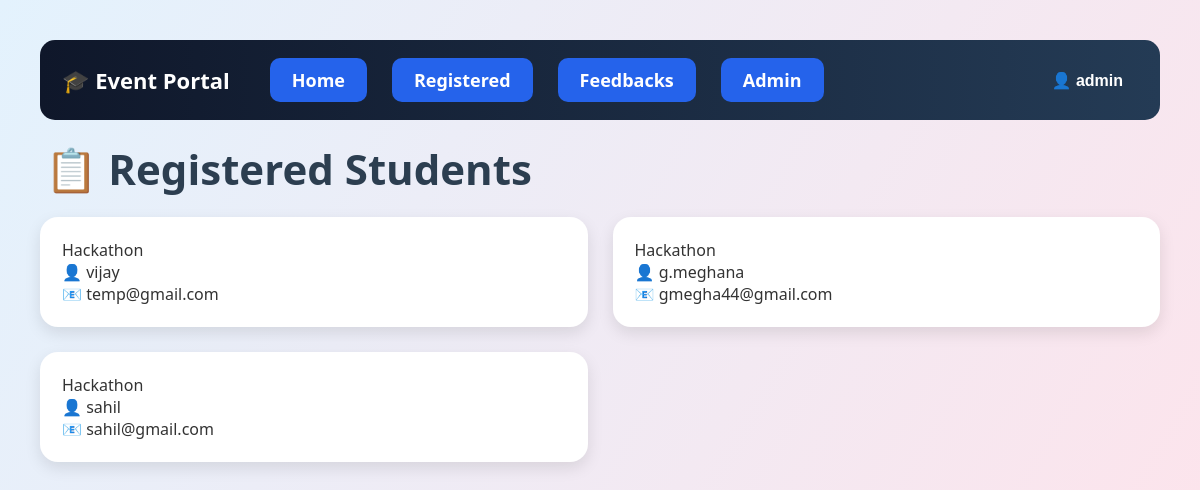
/registered/ (signed in), run on the app's committed database.
### events/models.py (models this page shows, shortened)
class Registration(models.Model):
    student_name = models.CharField(
        max_length=100
    )
    student_email = models.EmailField()
    event = models.ForeignKey(
        Event,
        on_delete=models.CASCADE
    )

class Event(models.Model):
    STATUS_CHOICES = (
        ('Upcoming', 'Upcoming'),
        ('Ongoing', 'Ongoing'),
        ('Completed', 'Completed'),
    )
    name = models.CharField(max_length=100)
    date = models.DateField()
    location = models.CharField(max_length=100)
    description = models.TextField()
    status = models.CharField(
        max_length=20,
        choices=STATUS_CHOICES,
        default='Upcoming'
    )

### events/views.py (the view)
# urls.py: path('registered/', views.registered_list, name='registered'),
@login_required
def registered_list(request):
    if not is_admin(request.user):
        return redirect('home')
    registrations = Registration.objects.all()
    return render(
        request,
        'events/registered.html',
        {
            'registrations': registrations
        }
    )

### events/views.py (called while the page is built)
def is_admin(user):
    if user.is_superuser:
        return True
    return (
        hasattr(user, 'userprofile')
        and user.userprofile.role == 'admin'
    )

### events/templates/events/registered.html (shortened to what this page needs)
{% load static %}
<!doctype html>
<html>
  <head>
    <link rel="stylesheet" href="{% static 'events/style.css' %}" />
  </head>
  <body>
    <div class="navbar">
      <div class="logo">🎓 Event Portal</div>
      <div class="nav-links">
        <a href="/">Home</a>
        <a href="/registered/"> Registered </a>
        <a href="/view-feedback/"> Feedbacks </a>
        <a href="/admin/"> Admin </a>
      </div>
      <div class="profile-menu">
        <button class="profile-btn">👤 {{ request.user.username }}</button>
      </div>
    </div>
    <h1 class="main-title">📋 Registered Students</h1>
    <div class="events-container">
      {% for registration in registrations %}
      <div class="event-card">
        <div class="event-title">{{ registration.event.name }}</div>
        <div class="event-info">👤 {{ registration.student_name }}</div>
        <div class="event-info">📧 {{ registration.student_email }}</div>
      </div>
      {% empty %}
      <div class="event-card">
        <div class="event-info">No registrations available</div>
      </div>
      {% endfor %}
    </div>
  </body>
</html>

### events/static/events/style.css (style rules this page uses)
* { margin: 0; padding: 0; box-sizing: border-box; }
body { font-family: "Segoe UI", sans-serif; background: linear-gradient(120deg, #e3f2fd, #fce4ec); color: #333; padding: 20px; }
.navbar { display: flex; align-items: center; background: linear-gradient(90deg, #0f172a, #243b55); padding: 18px 22px; border-radius: 15px; margin: 20px; gap: 40px; }
.logo { font-size: 22px; font-weight: bold; color: white; }
.nav-links { display: flex; gap: 25px; }
.nav-links a { background: #2563eb; color: white; text-decoration: none; padding: 10px 22px; border-radius: 10px; font-size: 18px; font-weight: bold; transition: 0.3s; }
.main-title { text-align: left; margin-left: 25px; margin-top: 20px; margin-bottom: 20px; font-size: 42px; color: #2c3e50; }
.events-container { display: grid; grid-template-columns: repeat(2, 1fr); gap: 25px; padding: 0 20px 30px; }
.event-card { background: white; padding: 22px; border-radius: 18px; box-shadow: 0 6px 16px rgba(0, 0, 0, 0.1); transition: 0.3s ease; height: 100%; }
button { padding: 10px 15px; border: none; border-radius: 8px; background: linear-gradient(45deg, #00b4d8, #0077b6); color: white; cursor: pointer; transition: 0.3s; }
.profile-menu { position: relative; margin-left: auto; }
.profile-btn { background: transparent; border: none; color: white; font-size: 16px; font-weight: bold; cursor: pointer; }

### data on the page
Registration: event.name "Hackathon", student_name "vijay", student_email "temp@gmail.com"
Registration: event.name "Hackathon", student_name "g.meghana", student_email "gmegha44@gmail.com"
Registration: event.name "Hackathon", student_name "sahil", student_email "sahil@gmail.com"

### other printed values
{{ request.user.username }} "admin"
